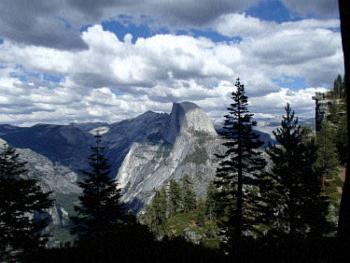
#> input picture halfDomeSmall.jpg, 350 x 263 px
$ python svd.py   (Python 2 division)
#> lines starting #> are read from the running program, lines starting #| are printed output that depends on the picture
'''
This program performs basic image compression on a file using the SVD.

The file user loads a file in via the command line, or we assume they mean to open my half dome picture.

After the file is loaded in

Created on 2014-04-01

@author: Brydon Eastman
@website: beastman.ca
'''
import sys, os, numpy, pylab, time
from multiprocessing import Process, Queue

def main(fileName):
#> called with fileName = 'halfDomeSmall.jpg'
		image = pylab.imread(fileName)
#> image is the input picture: shape (263, 350, 3); mean R, G, B 94.4, 103.5, 114.7

		print "Our image is %d x %d\n"%(image.shape[1],image.shape[0])
#| Our image is 350 x 263
		totNums = 3*image.shape[1]*image.shape[0]
#> totNums = 276150
		print "So we're storing %d numbers"%(totNums)
#| So we're storing 276150 numbers

		# show the initial image
		pylab.imshow(image)
		pylab.show()

		print "Splitting the image into red, green, and blue matrices..."
		R = image[:,:,0]
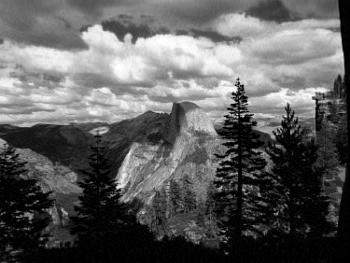
#> R: shape (263, 350); min 0, max 255, mean 94.4
		G = image[:,:,1]
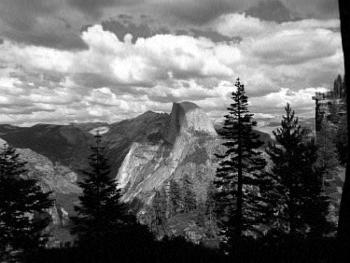
#> G: shape (263, 350); min 0, max 255, mean 103.5
		B = image[:,:,2]
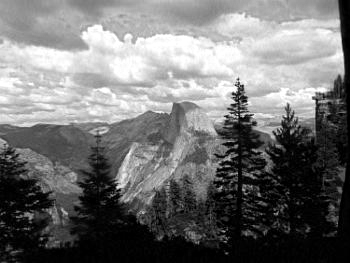
#> B: shape (263, 350); min 0, max 255, mean 114.7
		print "Done!"

		""" Fancy Multithreading function """
		def doSVD(q,R,colour='red'):
			def SVD(R,colour):
				U,S,V = numpy.linalg.svd(R,full_matrices=True)
				print "There are %d \"%s\" singular values ranging from %f to %f"%(S.size,colour,S[0],S[-1])
				return U,S,V,colour
			q.put(SVD(R,colour))

		print "Calculating the SVDs"

		""" Queues up the three SVD functions """
#> (the run stopped early here; a loop or call above may not have finished)
